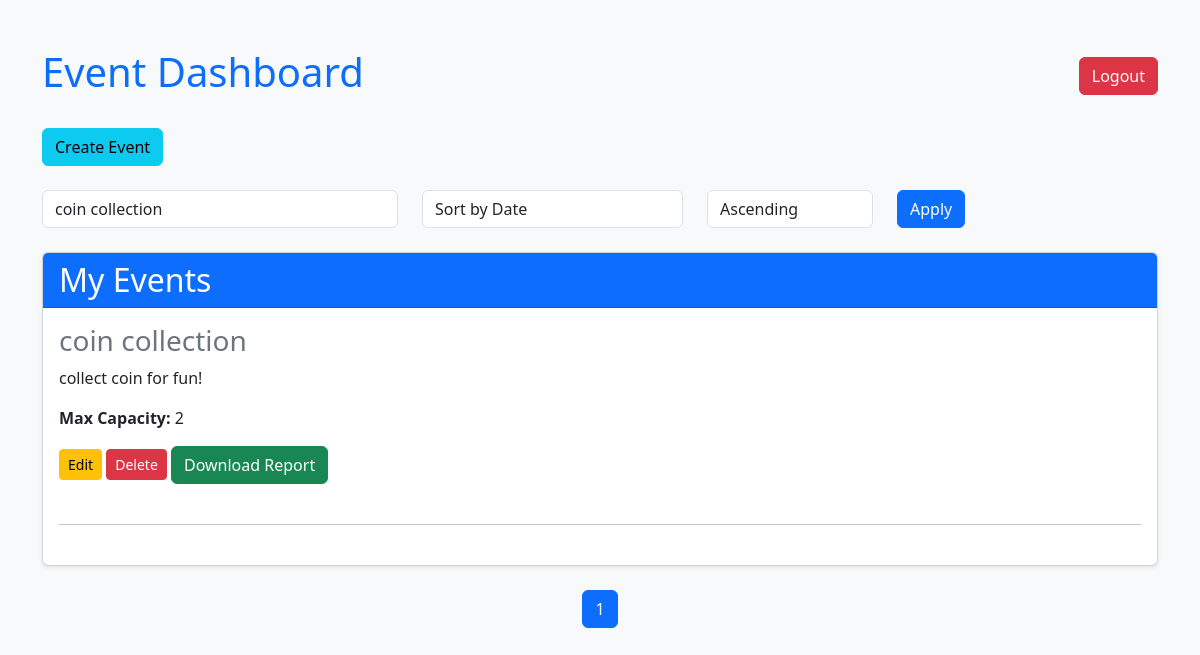
Page /manager/event/dashboard.php?filter=coin collection (signed in) on the committed database.
### tables this page shows
CREATE TABLE `events` (
  `id` int(11) NOT NULL,
  `user_id` int(11) NOT NULL,
  `name` varchar(255) NOT NULL,
  `description` text DEFAULT NULL,
  `max_capacity` int(11) NOT NULL,
  `created_at` timestamp NOT NULL DEFAULT current_timestamp()
);

### manager/event/dashboard.php (the view, shortened to what this page needs)
<?php
$conn = new mysqli('localhost', 'root', '', 'event_management_system');
$user_id = $_SESSION['user_id'];
$limit = 2;
$page = isset($_GET['page']) ? (int)$_GET['page'] : 1;
$offset = ($page - 1) * $limit;
$filter = isset($_GET['filter']) ? $_GET['filter'] : '';
$sort = isset($_GET['sort']) ? $_GET['sort'] : 'created_at';
$order = isset($_GET['order']) && $_GET['order'] == 'desc' ? 'DESC' : 'ASC';
$sql = "SELECT * FROM events WHERE user_id = ? AND name LIKE ? ORDER BY $sort $order LIMIT ? OFFSET ?";
$stmt = $conn->prepare($sql);
$filter_like = "%" . $filter . "%";
$stmt->bind_param("ssii", $user_id, $filter_like, $limit, $offset);
$stmt->execute();
$result = $stmt->get_result();
$stmt_total = $conn->prepare("SELECT COUNT(*) AS total FROM events WHERE user_id = ? AND name LIKE ?");
$stmt_total->bind_param("ss", $user_id, $filter_like);
$stmt_total->execute();
$total_events = $stmt_total->get_result()->fetch_assoc()['total'];
$total_pages = ceil($total_events / $limit);
?>
<!DOCTYPE html>
<html lang="en">
<head>
    <link rel="stylesheet" href="../../css/bootstrap.min.css">
</head>
<body class="bg-light">
    <div class="container py-5">
        <div class="d-flex justify-content-between align-items-center mb-4">
            <h1 class="text-primary">Event Dashboard</h1>
            <a href="../../auth/logout.php" class="btn btn-danger">Logout</a>
        </div>
        <a href="create_event.php" class="btn btn-info">Create Event</a><br><br>
        <form method="get" action="dashboard.php" class="mb-4">
            <div class="row">
                <div class="col-md-4">
                    <input type="text" name="filter" class="form-control" placeholder="Search by name" value="<?= htmlspecialchars($filter) ?>">
                </div>
                <div class="col-md-3">
                    <select name="sort" class="form-control">
                        <option value="created_at" <?= $sort == 'created_at' ? 'selected' : '' ?>>Sort by Date</option>
                    </select>
                </div>
                <div class="col-md-2">
                    <select name="order" class="form-control">
                        <option value="asc" <?= $order == 'asc' ? 'selected' : '' ?>>Ascending</option>
                    </select>
                </div>
                <div class="col-md-3">
                    <button type="submit" class="btn btn-primary btn-block">Apply</button>
                </div>
            </div>
        </form>
        <div class="card shadow-sm mb-4">
            <div class="card-header bg-primary text-white">
                <h2 class="mb-0">My Events</h2>
            </div>
            <div class="card-body">
                <?php if ($result->num_rows > 0): ?>
                    <?php while ($event = $result->fetch_assoc()): ?>
                        <div class="mb-4">
                            <h3 class="text-secondary"><?= htmlspecialchars($event['name']) ?></h3>
                            <p><?= htmlspecialchars($event['description']) ?></p>
                            <p><strong>Max Capacity:</strong> <?= htmlspecialchars($event['max_capacity']) ?></p>
                            <a href="edit_event.php?id=<?= $event['id'] ?>" class="btn btn-warning btn-sm">Edit</a>
                            <a href="dashboard.php?delete_id=<?= $event['id'] ?>" class="btn btn-danger btn-sm" onclick="return confirm('Are you sure?')">Delete</a>
                            <a href="download_report.php" class="btn btn-success">Download Report</a><br><br>
                            <hr>
                        </div>
                    <?php endwhile; ?>
                <?php else: ?>
                    <p class="text-muted">No events found.</p>
                <?php endif; ?>
            </div>
        </div>
        <nav>
            <ul class="pagination justify-content-center">
                <?php for ($i = 1; $i <= $total_pages; $i++): ?>
                    <li class="page-item <?= ($i == $page) ? 'active' : '' ?>">
                        <a class="page-link" href="?page=<?= $i ?>&filter=<?= urlencode($filter) ?>&sort=<?= $sort ?>&order=<?= $order ?>"><?= $i ?></a>
                    </li>
                <?php endfor; ?>
            </ul>
        </nav>
    </div>
</body>
</html>

### rows in the picture
events: name "coin collection", description "collect coin for fun!", max_capacity "2"
